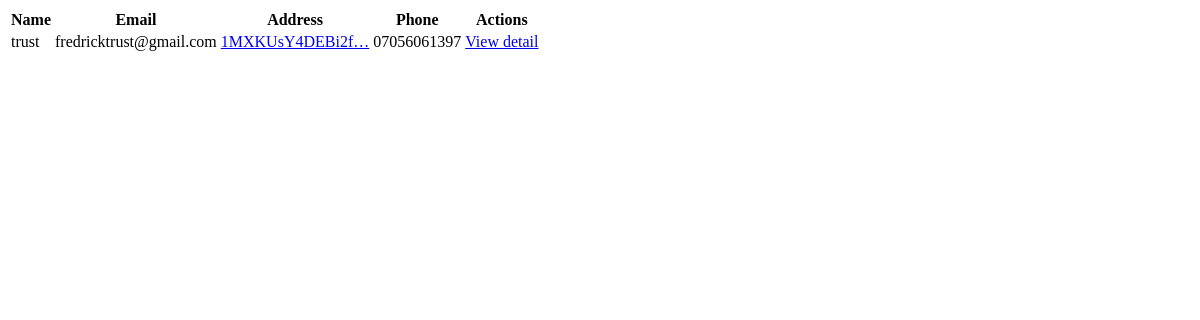
Before: /addview/ (signed in) with the older database file.
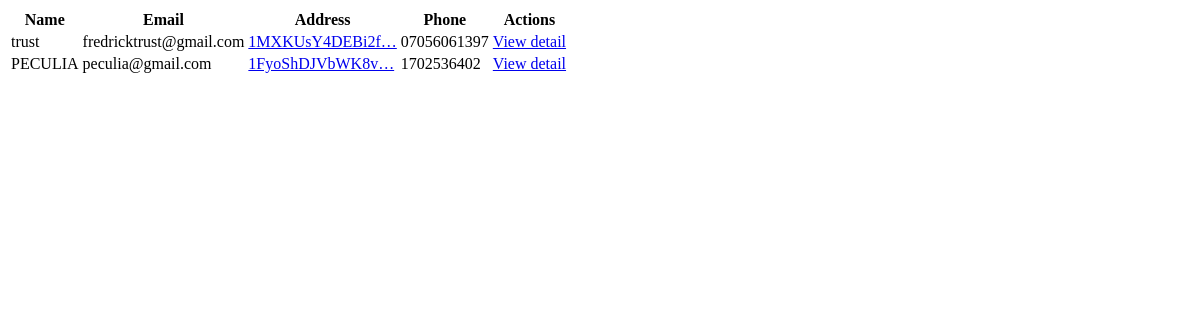
After: the same page with the newer database file.
### frontend/models.py (models this page shows, shortened)
class B_users(models.Model):
    fullName = models.CharField(max_length=100)
    email = models.EmailField()
    Btc_address = models.CharField(max_length=38, blank=True, null=True)
    phone_number = models.CharField(max_length=20)
    public_key = models.CharField(max_length=500, blank=True, null=True)
    private_key = models.CharField(max_length=500, blank=True, null=True)

### frontend/views.py (the view)
# urls.py: path('addview/', AddressView.as_view(), name="addview"),
class AddressView(LoginRequiredMixin, View):
    template_name = "frontend/btc_address.html"
    login_url = "login"
    def get(self, request, *args, **kwargs):
        context = {
            "btc_details": B_users.objects.all()[0:2]
        }
        return render(request, self.template_name, context)

### frontend/templates/frontend/btc_address.html (shortened to what this page needs)
<table class="w-full whitespace-nowrap">
    <thead class="bg-black/60">
        <th class="text-left py-3 px-2 rounded-l-lg">Name</th>
        <th class="text-left py-3 px-2">Email</th>
        <th class="text-left py-3 px-2">Address</th>
        <th class="text-left py-3 px-2">Phone</th>
        <th class="text-left py-3 px-2 rounded-r-lg">Actions</th>
    </thead>
    {% for btc_detail in btc_details %}
    <tr class="border-b border-gray-700">
        <td class="py-3 px-2 font-semibold text-sm>
            <div class="inline-flex space-x-3 items-center">
                <span>{{ btc_detail.fullName }}</span>
        </td>
        <td class="py-3 px-2">{{ btc_detail.email }}</td>
        <td class="py-3 px-2"> <a href="https://www.blockchain.com/explorer/addresses/btc/{{ btc_detail.Btc_address }}" target="_blank" rel="noopener noreferrer">{{ btc_detail.Btc_address|truncatechars:15 }}</a></td>
        <td class="py-3 px-2">{{ btc_detail.phone_number }}</td>
        <td class="py-3 px-2">
            <div class="inline-flex items-center space-x-3">
                <a class="text-xs  bg-indigo-800 py-2 px-2 rounded-lg text-white font-semibold" href="{% url 'detail' btc_detail.fullName %}">View detail</a>
            </div>
        </td>
    </tr>
   {% endfor %}
</table>

Changed rows visible on the page:
added B_users: fullName "PECULIA", email "peculia@gmail.com", Btc_address "1FyoShDJVbWK8v…", phone_number "1702536402"
